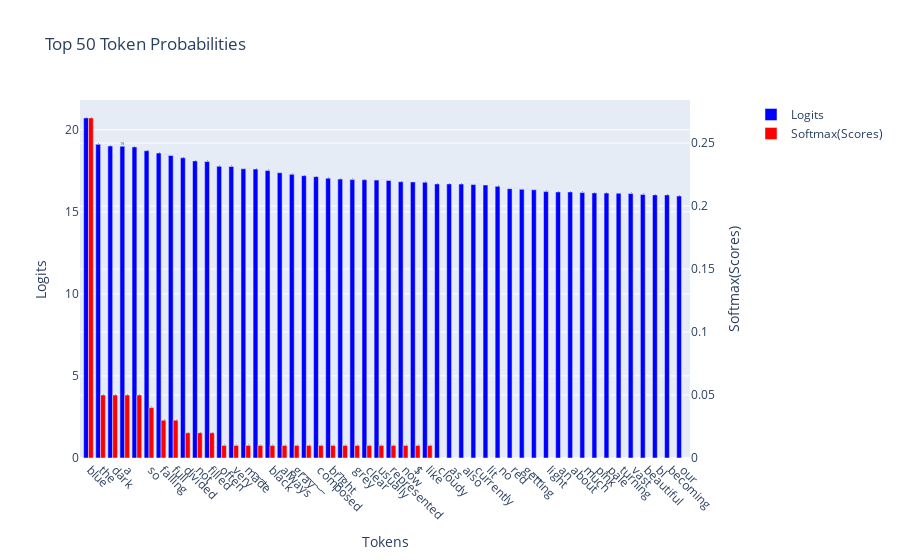

This figure's notebook cell:
### Markdown cell above
And let's test them both!

### Code cell
logits = generate_logits("The sky is")
visualize_top_k_tokens(logits['logits'], logits['scores'], 50)

### Figure 1 — Plotly figure (JSON) as saved in the notebook; plotly's stock layout.template omitted (floating-point values rounded to 4 significant figures)
{"data": [{"marker": {"color": "blue"}, "name": "Logits", "text": [20.72, 19.11, 19.01, 19, 18.95, 18.72, 18.58, 18.43, 18.29, 18.1, 18.06, 17.77, 17.76, 17.62, 17.6, 17.51, 17.38, 17.28, 17.2, 17.14, 17.05, 16.99, 16.96, 16.95, 16.93, 16.91, 16.83, 16.82, 16.8, 16.7, 16.7, 16.69, 16.66, 16.63, 16.55, 16.41, 16.37, 16.34, 16.23, 16.21, 16.21, 16.17, 16.15, 16.14, 16.13, 16.11, 16.06, 16.03, 16.03, 15.96], "textposition": "auto", "type": "bar", "width": 0.4, "x": [-0.2, 0.8, 1.8, 2.8, 3.8, 4.8, 5.8, 6.8, 7.8, 8.8, 9.8, 10.8, 11.8, 12.8, 13.8, 14.8, 15.8, 16.8, 17.8, 18.8, 19.8, 20.8, 21.8, 22.8, 23.8, 24.8, 25.8, 26.8, 27.8, 28.8, 29.8, 30.8, 31.8, 32.8, 33.8, 34.8, 35.8, 36.8, 37.8, 38.8, 39.8, 40.8, 41.8, 42.8, 43.8, 44.8, 45.8, 46.8, 47.8, 48.8], "y": [20.72, 19.11, 19.01, 19, 18.95, 18.72, 18.58, 18.43, 18.29, 18.1, 18.06, 17.77, 17.76, 17.62, 17.6, 17.51, 17.38, 17.28, 17.2, 17.14, 17.05, 16.99, 16.96, 16.95, 16.93, 16.91, 16.83, 16.82, 16.8, 16.7, 16.7, 16.69, 16.66, 16.63, 16.55, 16.41, 16.37, 16.34, 16.23, 16.21, 16.21, 16.17, 16.15, 16.14, 16.13, 16.11, 16.06, 16.03, 16.03, 15.96], "yaxis": "y"}, {"marker": {"color": "red"}, "name": "Softmax(Scores)", "text": [0.27, 0.05, 0.05, 0.05, 0.05, 0.04, 0.03, 0.03, 0.02, 0.02, 0.02, 0.01, 0.01, 0.01, 0.01, 0.01, 0.01, 0.01, 0.01, 0.01, 0.01, 0.01, 0.01, 0.01, 0.01, 0.01, 0.01, 0.01, 0.01, 0, 0, 0, 0, 0, 0, 0, 0, 0, 0, 0, 0, 0, 0, 0, 0, 0, 0, 0, 0, 0], "textposition": "auto", "type": "bar", "width": 0.4, "x": [0.2, 1.2, 2.2, 3.2, 4.2, 5.2, 6.2, 7.2, 8.2, 9.2, 10.2, 11.2, 12.2, 13.2, 14.2, 15.2, 16.2, 17.2, 18.2, 19.2, 20.2, 21.2, 22.2, 23.2, 24.2, 25.2, 26.2, 27.2, 28.2, 29.2, 30.2, 31.2, 32.2, 33.2, 34.2, 35.2, 36.2, 37.2, 38.2, 39.2, 40.2, 41.2, 42.2, 43.2, 44.2, 45.2, 46.2, 47.2, 48.2, 49.2], "y": [0.27, 0.05, 0.05, 0.05, 0.05, 0.04, 0.03, 0.03, 0.02, 0.02, 0.02, 0.01, 0.01, 0.01, 0.01, 0.01, 0.01, 0.01, 0.01, 0.01, 0.01, 0.01, 0.01, 0.01, 0.01, 0.01, 0.01, 0.01, 0.01, 0, 0, 0, 0, 0, 0, 0, 0, 0, 0, 0, 0, 0, 0, 0, 0, 0, 0, 0, 0, 0], "yaxis": "y2"}], "layout": {"barmode": "group", "legend": {"x": 1.1, "y": 1}, "title": {"text": "Top 50 Token Probabilities"}, "xaxis": {"tickangle": 45, "tickmode": "array", "ticktext": [" blue", " the", " dark", " a", " ", " so", " falling", " full", " divided", " not", " filled", " often", " very", " made", " ____", " black", " always", " gray", " ______", " composed", " bright", " __", " grey", " clear", " usually", " represented", " now", " $", " like", " cloudy", " as", " also", " currently", " lit", " no", " red", " getting", " ___", " light", " an", " about", " much", " pink", " pale", " turning", " vast", " beautiful", " bl", " becoming", " our"], "tickvals": [0, 1, 2, 3, 4, 5, 6, 7, 8, 9, 10, 11, 12, 13, 14, 15, 16, 17, 18, 19, 20, 21, 22, 23, 24, 25, 26, 27, 28, 29, 30, 31, 32, 33, 34, 35, 36, 37, 38, 39, 40, 41, 42, 43, 44, 45, 46, 47, 48, 49], "title": {"text": "Tokens"}}, "yaxis": {"side": "left", "title": {"text": "Logits"}}, "yaxis2": {"overlaying": "y", "side": "right", "title": {"text": "Softmax(Scores)"}}}}
